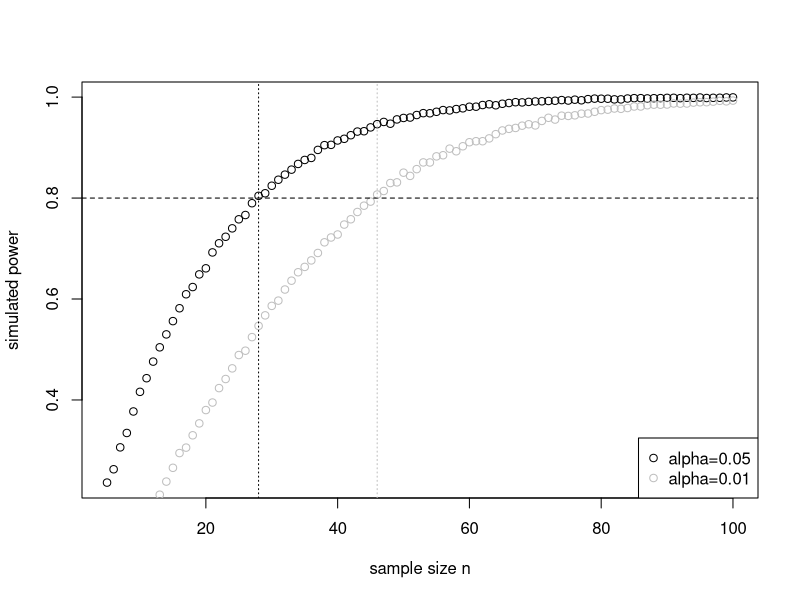

Source code (R):
##########
## 18.1 ##
##########
#(a)
### H0: mu = 3.5; HA: mu != 3.5 (two-sided test)
tstat <- (3.97-3.5)/(2.21/sqrt(73))
tstat
pt(-tstat,df=72)+(1-pt(tstat,df=72))
### p-value is around 0.073, this is > than alpha=0.05, therefore insufficient evidence to reject the null hypothesis. There is no evidence that the true mean cat weight is different to 3.5.
#(b)
# H0: mu = 4.3; HA: mu > 4.3 (one-sided test)
t.test(quakes$mag,mu=4.3,alternative="greater",conf.level=0.99)
# p-value very small; strong evidence to reject the null. There is evidence to suggest that the true mean magnitude is greater than 4.3.
#(c)
mean(quakes$mag)+c(-1,1)*qt(0.995,df=999)*sd(quakes$mag)/sqrt(1000)

##########
## 18.2 ##
##########
#(a)
library("MASS")
?anorexia
t.test(anorexia[,3],anorexia[,2],alternative="greater",paired=TRUE)
# p-value ~0.0023. Less than 0.05; some evidence to reject H0. There is evidence to suggest that the mean post-weight is greater than the mean pre-weight.
#(b)
t.test(anorexia[anorexia$Treat=="Cont",3],anorexia[anorexia$Treat=="Cont",2],alternative="greater",paired=TRUE)
t.test(anorexia[anorexia$Treat=="CBT",3],anorexia[anorexia$Treat=="CBT",2],alternative="greater",paired=TRUE)
t.test(anorexia[anorexia$Treat=="FT",3],anorexia[anorexia$Treat=="FT",2],alternative="greater",paired=TRUE)
# There is no statistical evidence to reject the claim that there is no difference between the pre- and post-weight means in the control group, mild evidence to reject at the 5% level for the CBL treatment, and strong evidence to reject in favor of HA for the FT treatment. It would seem that the FT treatment is the most effective based on these data.
#(c)
?PlantGrowth
control <- PlantGrowth$weight[PlantGrowth$group=="ctrl"]
treated <- PlantGrowth$weight[PlantGrowth$group!="ctrl"]
# H0: mu_control - mu_treated = 0; HA: mu_control - mu_treated < 0
max(c(sd(control),sd(treated)))/min(c(sd(control),sd(treated)))
# Ratio of (large sd) / (small sd) is less than 2 so use pooled variance according to rule-of-thumb.
#(d)
t.test(x=control,y=treated,alternative="less",var.equal=TRUE)
# Large p-value ~0.41. There is no evidence to reject H0. There is insufficient evidence to conclude that the mean treated weight is more than the mean untreated weight.
#(e)
myt.test <- function(x,y,paired=FALSE,var.equal=FALSE,...){	
  if(!paired){
    sdx <- sd(x)
    sdy <- sd(y)
    sd.big <- max(c(sdx,sdy))
    sd.small <- min(c(sdx,sdy))
    var.equal <- (sd.big/sd.small)<2
  }
  return(t.test(x=x,y=y,paired=paired,var.equal=var.equal,...))
}
#(f)
# Example 1
snacks <- c(87.7,80.01,77.28,78.76,81.52,74.2,80.71,79.5,77.87,81.94,80.7,82.32,
            75.78,80.19,83.91,79.4,77.52,77.62,81.4,74.89,82.95,73.59,77.92,77.18,
            79.83,81.23,79.28,78.44,79.01,80.47,76.23,78.89,77.14,69.94,78.54,79.7,
            82.45,77.29,75.52,77.21,75.99,81.94,80.41,77.7)
snacks2 <- c(80.22,79.73,81.1,78.76,82.03,81.66,80.97,81.32,80.12,78.98,79.21,
             81.48,79.86,81.06,77.96,80.73,80.34,80.01,81.82,79.3,79.08,79.47,
             78.98,80.87,82.24,77.22,80.03,79.2,80.95,79.17,81)
myt.test(x=snacks2,y=snacks,alternative="greater",conf.level=0.9)
# Example 2
men <- c(102,87,101,96,107,101,91,85,108,67,85,82)
women <- c(73,81,111,109,143,95,92,120,93,89,119,79,90,126,62,92,77,106,105,111)
myt.test(x=men,y=women,alternative="two.sided",conf.level=0.95)
# Example 3
rate.before <- c(52,66,89,87,89,72,66,65,49,62,70,52,75,63,65,61) 
rate.after <- c(51,66,71,73,70,68,60,51,40,57,65,53,64,56,60,59) 
myt.test(x=rate.after,y=rate.before,alternative="less",paired=TRUE,conf.level=0.95)

##########
## 18.3 ##
##########
#(a)
# H0: p=0.9; HA: p<0.9
n <- 89
n*0.9
n*0.1
# Both np and n(p-1) > 5 so OK to continue with normal distribution according to the rule-of-thumb.
#(b)
p.hat <- 71/n
p.hat
Z <- (p.hat-0.9)/(sqrt(0.9*0.1/n))
Z
pnorm(Z)
prop.test(x=71,n=n,p=0.9,alternative="less",conf.level=0.9,correct=FALSE)
# p-value very small; less than 0.1. There is evidence to reject H0 and conclude the true proportion of women who would recommend in samples of size 89 is less than 0.9.
#(c)
p.hat+c(-1,1)*qnorm(0.95)*sqrt(p.hat*(1-p.hat)/n)
#(d)
x1 <- 97
n1 <- 445
p.hat1 <- x1/n1
p.hat1
x2 <- 90
n2 <- 419
p.hat2 <- x2/n2
p.hat2
p.star <- (x1+x2)/(n1+n2)
p.star
Z <- (p.hat2-p.hat1)/sqrt(p.star*(1-p.star)*(1/n1+1/n2))
Z
2*pnorm(Z)
# p-value is very large; much greater than 0.05. No evidence to reject H0. Retain H0 and conclude there is no evidence to suggest the proportion of citizens who support decriminalization varies between the two states.
#(e)
(p.hat2-p.hat1)+c(-1,1)*qnorm(0.975)*sqrt(p.star*(1-p.star)*(1/n1+1/n2))
# We are 95% confident that the true difference in the proportion of support between State 2 and State 1 lies somewhere between -0.058 and 0.051. CI includes zero; reflects the same result as the hypothesis (no evidence of a difference).
#(f)
Z.test <- function(p1,n1,p2=NULL,n2=NULL,p0,alternative="two.sided",conf.level=0.95){
  if(is.null(p2)||is.null(n2)){
    cat("One-sample Z-test.\n")
    if(p1*n1<=5||n1*(1-p1)<=5){
      warning("Normal distribution may not be valid; np or n(1-p) <= 5 detected.")
    }
    Z <- (p1-p0)/sqrt(p0*(1-p0)/n1)
    CI <- (p1)+c(-1,1)*qnorm(conf.level+(1-conf.level)/2)*sqrt(p0*(1-p0)/n1)
  } else {
    cat("Two-sample Z-test.\n")
    if(p1*n1<=5||n1*(1-p1)<=5||p2*n2<=5||n2*(1-p2)<=5){
      warning("Normal distribution may not be valid; np or n(1-p) <= 5 detected.")
    }
    p.star <- (p1*n1+p2*n2)/(n1+n2)
    Z <- (p1-p2-p0)/sqrt(p.star*(1-p.star)*(1/n1+1/n2))
    CI <- sort((p1-p2)+c(-1,1)*qnorm(conf.level+(1-conf.level)/2)*sqrt(p.star*(1-p.star)*(1/n1+1/n2)))
  }
  
  P <- pnorm(Z)
  if(alternative=="greater"){
    P <- 1-P
  } else if(alternative=="two.sided"){
    if(Z<0){
      P <- 2*P
    } else {
      P <- 2*(1-P)
    }
  }
  return(list(Z=Z,P=P,CI=CI))
}
#(g)
# Example 1
sick <- c(0,0,1,1,0,0,0,0,0,1,0,0,0,0,0,0,0,0,1,0,0,0,1,1,1,0,0,0,1)
Z.test(p1=mean(sick),n1=length(sick),p0=0.2,alternative="two.sided",conf.level=0.95)
# Example 2
x1 <- 180
n1 <- 233
p.hat1 <- x1/n1
x2 <- 175
n2 <- 197
p.hat2 <- x2/n2
Z.test(p.hat2,n2,p.hat1,n1,p0=0,alternative="greater",conf.level=0.95) # ...or you could flip the order of differencing and use alternative="less"
#(h)
Z.test(p1=0.11,n1=10,p0=0.1)

##########
## 18.4 ##
##########
#(a) H0: No relationship between hair and eye color; HA: There is a relationship.
?HairEyeColor
chisq.test(x=HairEyeColor[,,1]+HairEyeColor[,,2])
# Very small P-value. Very strong evidence against the null. Reject H0 and conclude there does appear to be a relationship between hair and eye color of statistics students.
#(b) H0: p1=p2=p3=1/3; HA: H0 is incorrect
library("car")
data(Duncan)
?Duncan
jobtype <- Duncan$type
jobtype.tab <- table(jobtype)
jobtype.tab
chisq.test(jobtype.tab)
##(i) With a significance level of 0.05 and a p-value of 0.015, there is weak evidence to reject H0 and we therefore conclude that the three job types do not appear to be unifomly represented in the data set.
##(ii) With a significance level of 0.01 and a P-value of 0.015, there is no evidence to reject H0 and we therefore conclude that the three job types appear to be unifomly represented in the data set. 

##########
## 18.5 ##
##########
#(a)
typeI.mean <- function(mu0,sigma,n,alpha,test="two.sided",ITERATIONS=10000){
  tstats <- rep(NA,ITERATIONS)
  for(i in 1:ITERATIONS){
    temporary.sample <- rnorm(n=n,mean=mu0,sd=sigma)
    temporary.mean <- mean(temporary.sample)
    temporary.sd <- sd(temporary.sample)
    tstats[i] <- (temporary.mean-mu0)/(temporary.sd/sqrt(n))
  }
  pvals <- pt(tstats,df=n-1)
  if(test=="less"){
    return(mean(pvals<alpha))
  } else if(test=="greater"){
    return(mean((1-pvals)<alpha))
  } else if(test=="two.sided"){
    result <- pvals
    result[tstats>0] <- 1-pvals[tstats>0]
    return(mean(result<alpha/2))
  } else {
    stop("'test' argument not recognised")
  }
}
##(i)
typeI.mean(mu0=0,sigma=1,n=40,alpha=0.05,test="less")
typeI.mean(mu0=0,sigma=1,n=40,alpha=0.05,test="greater")
typeI.mean(mu0=0,sigma=1,n=40,alpha=0.05,test="two.sided")
##(ii)
typeI.mean(mu0=-4,sigma=0.3,n=60,alpha=0.01,test="less")
typeI.mean(mu0=-4,sigma=0.3,n=60,alpha=0.01,test="greater")
typeI.mean(mu0=-4,sigma=0.3,n=60,alpha=0.01,test="two.sided")
#(b)
typeII.mean <- function(mu0,muA,sigma,n,alpha,test="two.sided",ITERATIONS=10000){
  tstats <- rep(NA,ITERATIONS)
  for(i in 1:ITERATIONS){
    temporary.sample <- rnorm(n=n,mean=muA,sd=sigma)
    temporary.mean <- mean(temporary.sample)
    temporary.sd <- sd(temporary.sample)
    tstats[i] <- (temporary.mean-mu0)/(temporary.sd/sqrt(n))
  }
  pvals <- pt(tstats,df=n-1)
  if(test=="less"){
    return(mean(pvals>=alpha))
  } else if(test=="greater"){
    return(mean((1-pvals)>=alpha))
  } else if(test=="two.sided"){
    result <- pvals
    result[tstats>0] <- 1-pvals[tstats>0]
    return(mean(result>=alpha/2))
  } else {
    stop("'test' argument not recognised")
  }
}
##(i)
typeII.mean(mu0=-3.2,muA=-3.3,sigma=0.1,n=25,alpha=0.05,test="two.sided")
##(ii)
typeII.mean(mu0=8994,muA=5600,sigma=3888,n=9,alpha=0.01,test="less")
##(iii)
typeII.mean(mu0=0.44,muA=0.4,sigma=2.4,n=68,alpha=0.05,test="greater")

##########
## 18.6 ##
##########
#(a)
power.mean <- function(nvec,...){
  nlen <- length(nvec)
  result <- rep(NA,nlen)
  pbar <- txtProgressBar(min=0,max=nlen,style=3)
  for(i in 1:nlen){
    result[i] <- 1-typeII.mean(n=nvec[i],...)
    setTxtProgressBar(pbar,i)
  }
  close(pbar)
  return(result)
}
##(i)
power.mean(nvec=50,mu0=10,muA=10.5,sigma=0.9,alpha=0.01,test="two.sided")
##(ii)
power.mean(nvec=44,mu0=80,muA=78.5,sigma=3.1,alpha=0.05,test="less") #Yes, seems statistically powerful.
power.mean(nvec=44,mu0=80,muA=78.5,sigma=3.1,alpha=0.01,test="less") #No, power appears less than 80%, but only just...
#(b)
sample.sizes <- 5:100
pow <- power.mean(nvec=sample.sizes,mu0=80,muA=78.5,sigma=3.1,alpha=0.05,test="less")
minimum.n <- sample.sizes[min(which(pow>=0.8))]
minimum.n
pow2 <- power.mean(nvec=sample.sizes,mu0=80,muA=78.5,sigma=3.1,alpha=0.01,test="less")
minimum.n2 <- sample.sizes[min(which(pow2>=0.8))]
minimum.n2
plot(sample.sizes,pow,xlab="sample size n",ylab="simulated power")
points(sample.sizes,pow2,col="grey")
abline(h=0.8,lty=2)
abline(v=c(minimum.n,minimum.n2),lty=3,col=c("black","grey"))
legend("bottomright",legend=c("alpha=0.05","alpha=0.01"),col=c("black","grey"),pch=1)

